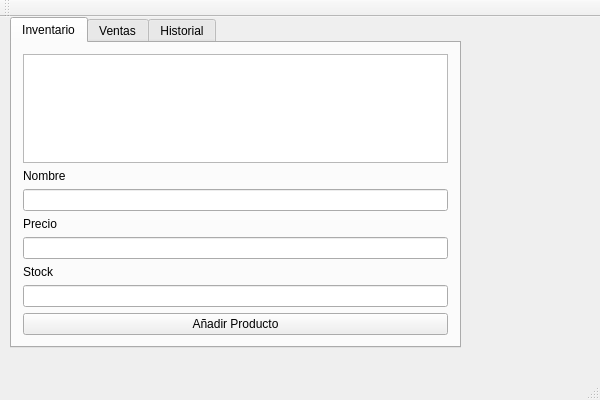
<?xml version="1.0" encoding="UTF-8"?>
<ui version="4.0">
 <class>ProyectoProgramacionArregladoClass</class>
 <widget class="QMainWindow" name="ProyectoProgramacionArregladoClass">
  <property name="geometry">
   <rect>
    <x>0</x>
    <y>0</y>
    <width>600</width>
    <height>400</height>
   </rect>
  </property>
  <property name="windowTitle">
   <string>ProyectoProgramacionArreglado</string>
  </property>
  <widget class="QWidget" name="centralWidget">
   <widget class="QTabWidget" name="tabWidget">
    <property name="geometry">
     <rect>
      <x>10</x>
      <y>0</y>
      <width>451</width>
      <height>331</height>
     </rect>
    </property>
    <property name="currentIndex">
     <number>0</number>
    </property>
    <widget class="QWidget" name="tab_1">
     <attribute name="title">
      <string>Inventario</string>
     </attribute>
     <layout class="QVBoxLayout" name="verticalLayout">
      <item>
       <widget class="QListWidget" name="listWidget_2"/>
      </item>
      <item>
       <widget class="QLabel" name="lblNombre">
        <property name="text">
         <string>Nombre</string>
        </property>
       </widget>
      </item>
      <item>
       <widget class="QLineEdit" name="lnNombre"/>
      </item>
      <item>
       <widget class="QLabel" name="lblPrecio">
        <property name="text">
         <string>Precio</string>
        </property>
       </widget>
      </item>
      <item>
       <widget class="QLineEdit" name="lnPrecio"/>
      </item>
      <item>
       <widget class="QLabel" name="lblStock">
        <property name="text">
         <string>Stock</string>
        </property>
       </widget>
      </item>
      <item>
       <widget class="QLineEdit" name="lnStock"/>
      </item>
      <item>
       <widget class="QPushButton" name="pushButton">
        <property name="text">
         <string>Añadir Producto</string>
        </property>
       </widget>
      </item>
     </layout>
    </widget>
    <widget class="QWidget" name="tab_2">
     <attribute name="title">
      <string>Ventas</string>
     </attribute>
     <widget class="QListWidget" name="listWidget">
      <property name="geometry">
       <rect>
        <x>60</x>
        <y>10</y>
        <width>71</width>
        <height>111</height>
       </rect>
      </property>
     </widget>
     <widget class="QLabel" name="label">
      <property name="geometry">
       <rect>
        <x>10</x>
        <y>20</y>
        <width>49</width>
        <height>16</height>
       </rect>
      </property>
      <property name="text">
       <string>Subtotal</string>
      </property>
     </widget>
     <widget class="QLabel" name="label_2">
      <property name="geometry">
       <rect>
        <x>10</x>
        <y>90</y>
        <width>49</width>
        <height>16</height>
       </rect>
      </property>
      <property name="text">
       <string>Total</string>
      </property>
     </widget>
     <widget class="QLineEdit" name="lineEdit">
      <property name="geometry">
       <rect>
        <x>40</x>
        <y>130</y>
        <width>113</width>
        <height>24</height>
       </rect>
      </property>
     </widget>
     <widget class="QPushButton" name="pushButton_2">
      <property name="geometry">
       <rect>
        <x>50</x>
        <y>160</y>
        <width>80</width>
        <height>24</height>
       </rect>
      </property>
      <property name="text">
       <string>Procesar Pag</string>
      </property>
     </widget>
    </widget>
    <widget class="QWidget" name="tab">
     <attribute name="title">
      <string>Historial</string>
     </attribute>
     <widget class="QPlainTextEdit" name="plainTextEdit">
      <property name="geometry">
       <rect>
        <x>30</x>
        <y>40</y>
        <width>104</width>
        <height>70</height>
       </rect>
      </property>
     </widget>
     <widget class="QPushButton" name="pushButton_3">
      <property name="geometry">
       <rect>
        <x>40</x>
        <y>10</y>
        <width>111</width>
        <height>24</height>
       </rect>
      </property>
      <property name="text">
       <string>Consultar Historial</string>
      </property>
     </widget>
    </widget>
   </widget>
  </widget>
  <widget class="QMenuBar" name="menuBar">
   <property name="geometry">
    <rect>
     <x>0</x>
     <y>0</y>
     <width>600</width>
     <height>21</height>
    </rect>
   </property>
  </widget>
  <widget class="QToolBar" name="mainToolBar">
   <attribute name="toolBarArea">
    <enum>TopToolBarArea</enum>
   </attribute>
   <attribute name="toolBarBreak">
    <bool>false</bool>
   </attribute>
  </widget>
  <widget class="QStatusBar" name="statusBar"/>
 </widget>
 <layoutdefault spacing="6" margin="11"/>
 <resources>
  <include location="ProyectoProgramacionArreglado.qrc"/>
 </resources>
 <connections/>
</ui>
